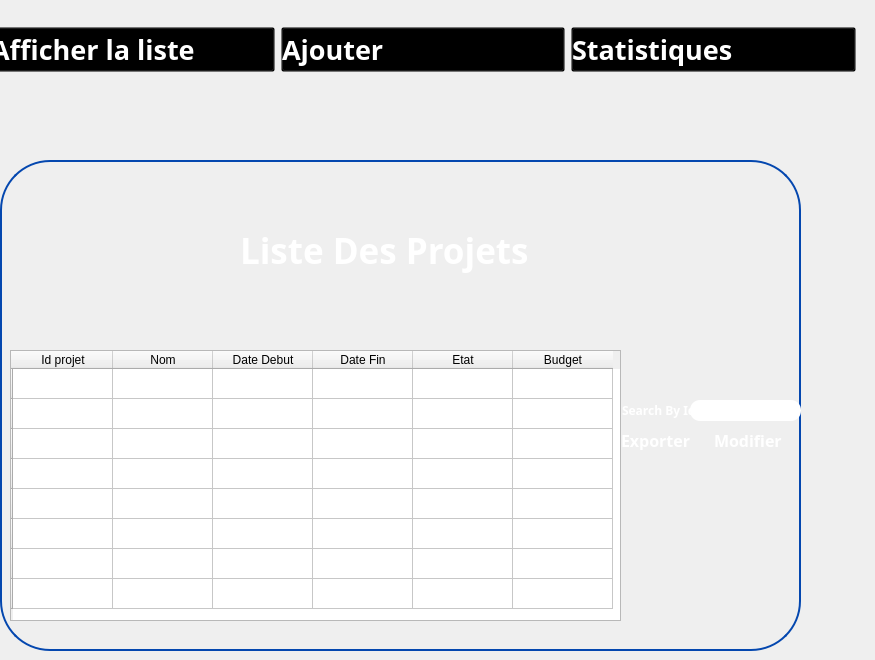
   <widget class="QWidget" name="listeprojet">
    <widget class="QGroupBox" name="groupBox_4">
     <property name="geometry">
      <rect>
       <x>0</x>
       <y>160</y>
       <width>801</width>
       <height>491</height>
      </rect>
     </property>
     <property name="styleSheet">
      <string notr="true">
QGroupBox {
	border-radius:50px;
    border: 2px solid #0447AF; /* Red border */
}
</string>
     </property>
     <property name="title">
      <string/>
     </property>
     <widget class="QLabel" name="label_6">
      <property name="geometry">
       <rect>
        <x>120</x>
        <y>50</y>
        <width>81</width>
        <height>81</height>
       </rect>
      </property>
      <property name="text">
       <string/>
      </property>
      <property name="pixmap">
       <pixmap>../../Bureau/imageprojetcpp/gestion-de-projet.png</pixmap>
      </property>
      <property name="scaledContents">
       <bool>true</bool>
      </property>
     </widget>
     <widget class="QLabel" name="label_15">
      <property name="geometry">
       <rect>
        <x>240</x>
        <y>60</y>
        <width>441</width>
        <height>61</height>
       </rect>
      </property>
      <property name="font">
       <font>
        <family>Plus Jakarta Sans</family>
        <pointsize>26</pointsize>
        <weight>75</weight>
        <bold>true</bold>
       </font>
      </property>
      <property name="styleSheet">
       <string notr="true">color:white;
    background: transparent;
</string>
      </property>
      <property name="text">
       <string>Liste Des Projets</string>
      </property>
     </widget>
     <widget class="Line" name="line_39">
      <property name="geometry">
       <rect>
        <x>220</x>
        <y>570</y>
        <width>118</width>
        <height>3</height>
       </rect>
      </property>
      <property name="orientation">
       <enum>Qt::Horizontal</enum>
      </property>
     </widget>
     <widget class="QTableWidget" name="tableWidget">
      <property name="geometry">
       <rect>
        <x>10</x>
        <y>190</y>
        <width>611</width>
        <height>271</height>
       </rect>
      </property>
      <property name="styleSheet">
       <string notr="true">QTableWidget::horizontalHeader {
    background:transparent;
    color: white;
}</string>
      </property>
      <row>
       <property name="text">
        <string/>
       </property>
       <property name="background">
        <color>
         <red>255</red>
         <green>170</green>
         <blue>127</blue>
        </color>
       </property>
       <property name="foreground">
        <brush brushstyle="NoBrush">
         <color alpha="255">
          <red>0</red>
          <green>85</green>
          <blue>255</blue>
         </color>
        </brush>
       </property>
      </row>
      <row>
       <property name="text">
        <string/>
       </property>
      </row>
      <row>
       <property name="text">
        <string/>
       </property>
      </row>
      <row>
       <property name="text">
        <string/>
       </property>
      </row>
      <row>
       <property name="text">
        <string/>
       </property>
      </row>
      <row>
       <property name="text">
        <string/>
       </property>
      </row>
      <row>
       <property name="text">
        <string/>
       </property>
      </row>
      <row>
       <property name="text">
        <string/>
       </property>
      </row>
      <column>
       <property name="text">
        <string>Id projet</string>
       </property>
      </column>
      <column>
       <property name="text">
        <string>Nom</string>
       </property>
      </column>
      <column>
       <property name="text">
        <string>Date Debut</string>
       </property>
      </column>
      <column>
       <property name="text">
        <string>Date Fin</string>
       </property>
      </column>
      <column>
       <property name="text">
        <string>Etat</string>
       </property>
      </column>
      <column>
       <property name="text">
        <string>Budget</string>
       </property>
      </column>
     </widget>
     <widget class="QGroupBox" name="horizontalGroupBox_6">
      <property name="geometry">
       <rect>
        <x>610</x>
        <y>260</y>
        <width>201</width>
        <height>41</height>
       </rect>
      </property>
      <property name="styleSheet">
       <string notr="true">background:transparent;
border:transparent;</string>
      </property>
      <layout class="QHBoxLayout" name="horizontalLayout_6">
       <item>
        <widget class="QPushButton" name="pushButton_28">
         <property name="font">
          <font>
           <family>Gill Sans MT</family>
           <pointsize>12</pointsize>
           <weight>75</weight>
           <bold>true</bold>
          </font>
         </property>
         <property name="styleSheet">
          <string notr="true">QPushButton:hover {
    color: red;
    background: transparent;
}

QPushButton {
    text-align: left;
    background: transparent;
    color: rgb(255,255,255);
}

</string>
         </property>
         <property name="text">
          <string>Exporter</string>
         </property>
         <property name="icon">
          <iconset>
           <normaloff>:/Desktop/imageprojetcpp/pdf.png</normaloff>:/Desktop/imageprojetcpp/pdf.png</iconset>
         </property>
         <property name="iconSize">
          <size>
           <width>20</width>
           <height>20</height>
          </size>
         </property>
        </widget>
       </item>
       <item>
        <widget class="QPushButton" name="pushButton_27">
         <property name="font">
          <font>
           <family>Gill Sans MT</family>
           <pointsize>12</pointsize>
           <weight>75</weight>
           <bold>true</bold>
          </font>
         </property>
         <property name="styleSheet">
          <string notr="true">QPushButton:hover {
    color: red;
    background: transparent;
}

QPushButton {
    text-align: left;
    background: transparent;
    color: rgb(255,255,255);
}

</string>
         </property>
         <property name="text">
          <string>Modifier</string>
         </property>
         <property name="icon">
          <iconset>
           <normaloff>:/Desktop/imageprojetcpp/crayon.png</normaloff>:/Desktop/imageprojetcpp/crayon.png</iconset>
         </property>
         <property name="iconSize">
          <size>
           <width>20</width>
           <height>20</height>
          </size>
         </property>
        </widget>
       </item>
      </layout>
     </widget>
     <widget class="QLineEdit" name="lineEdit_5">
      <property name="geometry">
       <rect>
        <x>620</x>
        <y>240</y>
        <width>111</width>
        <height>20</height>
       </rect>
      </property>
      <property name="font">
       <font>
        <family>Plus Jakarta Sans</family>
        <weight>75</weight>
        <bold>true</bold>
       </font>
      </property>
      <property name="styleSheet">
       <string notr="true">background:transparent;
border-radius:20px;
border-color:blue;
color:white;</string>
      </property>
      <property name="text">
       <string>Search By Id:</string>
      </property>
     </widget>
     <widget class="QLabel" name="label">
      <property name="geometry">
       <rect>
        <x>690</x>
        <y>240</y>
        <width>111</width>
        <height>21</height>
       </rect>
      </property>
      <property name="styleSheet">
       <string notr="true">background:white;
border-radius:10px;</string>
      </property>
      <property name="text">
       <string/>
      </property>
     </widget>
    </widget>
    <widget class="QWidget" name="horizontalLayoutWidget_6">
     <property name="geometry">
      <rect>
       <x>-10</x>
       <y>10</y>
       <width>866</width>
       <height>80</height>
      </rect>
     </property>
     <layout class="QHBoxLayout" name="horizontalLayout_9">
      <item>
       <widget class="QPushButton" name="pushButton_96">
        <property name="font">
         <font>
          <family>Gill Sans MT</family>
          <pointsize>20</pointsize>
          <weight>75</weight>
          <bold>true</bold>
         </font>
        </property>
        <property name="styleSheet">
         <string notr="true">QPushButton:hover {
    color: blue;
    background: transparent;
}

QPushButton {
    text-align: left;
    background: transparent;
    color: rgb(255,255,255);
}
</string>
        </property>
        <property name="text">
         <string>Afficher la liste</string>
        </property>
        <property name="icon">
         <iconset>
          <normaloff>../../Downloads/wetransfer_icons_2024-02-06_1419/icons/liste-de-controle.png</normaloff>../../Downloads/wetransfer_icons_2024-02-06_1419/icons/liste-de-controle.png</iconset>
        </property>
        <property name="iconSize">
         <size>
          <width>50</width>
          <height>46</height>
         </size>
        </property>
       </widget>
      </item>
      <item>
       <widget class="QPushButton" name="pushButton_97">
        <property name="font">
         <font>
          <family>Gill Sans MT</family>
          <pointsize>20</pointsize>
          <weight>75</weight>
          <bold>true</bold>
         </font>
        </property>
        <property name="styleSheet">
         <string notr="true">QPushButton:hover {
    color: blue;
    background: transparent;
}

QPushButton {
    text-align: left;
    background: transparent;
    color: rgb(255,255,255);
}
</string>
        </property>
        <property name="text">
         <string>Ajouter </string>
        </property>
        <property name="icon">
         <iconset>
          <normaloff>../../Downloads/wetransfer_icons_2024-02-06_1419/icons/image (3).png</normaloff>../../Downloads/wetransfer_icons_2024-02-06_1419/icons/image (3).png</iconset>
        </property>
        <property name="iconSize">
         <size>
          <width>50</width>
          <height>46</height>
         </size>
        </property>
       </widget>
      </item>
      <item>
       <widget class="QPushButton" name="pushButton_98">
        <property name="font">
         <font>
          <family>Gill Sans MT</family>
          <pointsize>20</pointsize>
          <weight>75</weight>
          <bold>true</bold>
         </font>
        </property>
        <property name="styleSheet">
         <string notr="true">QPushButton:hover {
    color: blue;
    background: transparent;
}

QPushButton {
    text-align: left;
    background: transparent;
    color: rgb(255,255,255);
}

</string>
        </property>
        <property name="text">
         <string>Statistiques</string>
        </property>
        <property name="icon">
         <iconset>
          <normaloff>../../Downloads/wetransfer_icons_2024-02-06_1419/icons/image (2).png</normaloff>../../Downloads/wetransfer_icons_2024-02-06_1419/icons/image (2).png</iconset>
        </property>
        <property name="iconSize">
         <size>
          <width>50</width>
          <height>46</height>
         </size>
        </property>
       </widget>
      </item>
     </layout>
    </widget>
   </widget>
